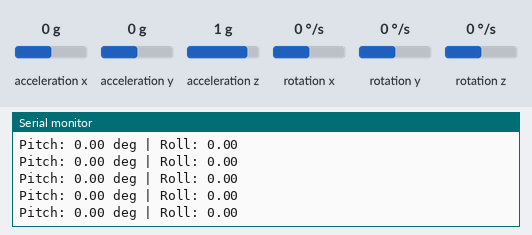
Recording of a sketch running on a simulated ESP32. Shown: the last lines printed to the serial monitor. The test bench sets the inputs (shaded band); at power-on: acceleration x 0 g, acceleration y 0 g, acceleration z 1 g, rotation x 0 °/s, rotation y 0 °/s, rotation z 0 °/s.

Above: at 2.2 s.
2.3 s: acceleration x set to -1.4 g
At 3.1 s:
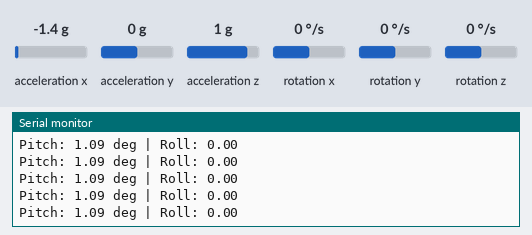
3.8 s: acceleration y set to -1.4 g
At 4.7 s:
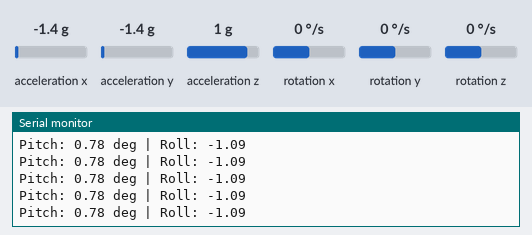
5.3 s: acceleration z set to -1.4 g
At 6.2 s:
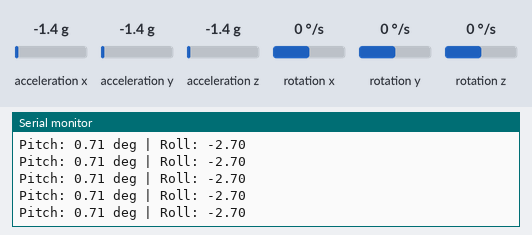
6.8 s: rotation x set to -192 °/s
At 7.8 s:
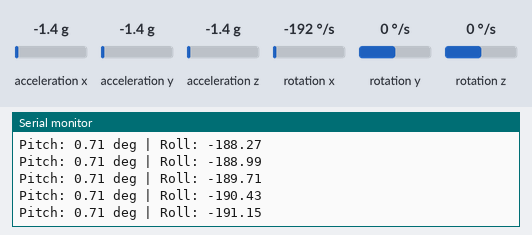
8.3 s: rotation y set to -192 °/s
At 8.8 s:
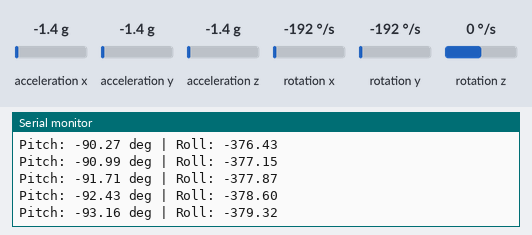
Timing chart, 0 to 10.5 s (numbered marks = the images above; inputs shaded):
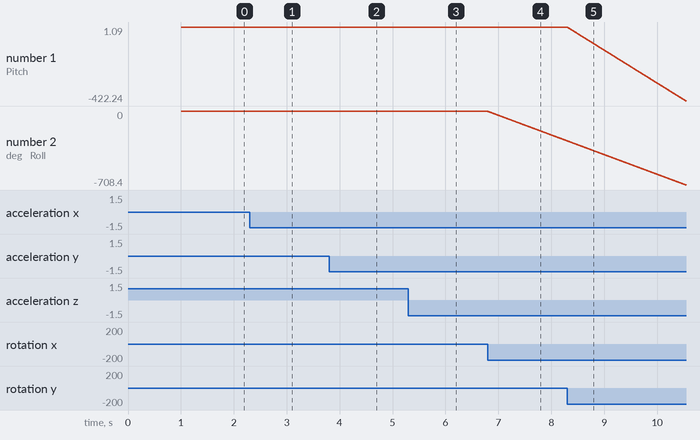

The sketch:

MPUrawTest.ino
```cpp
#include <Wire.h>        // I2C communication library
#include "MPU6050.h"    // MPU6050 driver (I2Cdevlib)

MPU6050 mpu;             // Create MPU6050 object

// ---------------- RAW SENSOR DATA ----------------
// These store raw values read directly from the MPU6050
int16_t ax, ay, az;      // Accelerometer raw data
int16_t gx, gy, gz;      // Gyroscope raw data

// ---------------- ANGLE VARIABLES ----------------
// Angles calculated only from accelerometer
float accPitch = 0.0;
float accRoll  = 0.0;

// Angles obtained by integrating gyroscope rates
float gyroPitch = 0.0;
float gyroRoll  = 0.0;

// Final filtered angles (these are what you will use for PID)
float pitch = 0.0;
float roll  = 0.0;

// ---------------- TIMING VARIABLES ----------------
// Used to maintain a fixed control loop timing
unsigned long prevTime = 0;

// Loop period = 2000 microseconds → 500 Hz update rate
const unsigned long loopTime = 2000;

void setup() {
  Serial.begin(115200);   // Start serial communication
  delay(1000);            // Short delay for stability

  // Initialize I2C on ESP32 using custom pins
  // SDA = GPIO 26, SCL = GPIO 27
  Wire.begin(26, 27);

  // Initialize MPU6050
  mpu.initialize();

  // Check if MPU6050 is responding
  if (!mpu.testConnection()) {
    Serial.println("MPU6050 connection FAILED ❌");
    while (1);            // Stop execution if sensor fails
  }

  Serial.println("MPU6050 connected ✅");

  // ------------------------------------------------
  // IMPORTANT: COMPLEMENTARY FILTER INITIALIZATION
  // ------------------------------------------------
  // The filter MUST start with a correct angle.
  // If this is skipped, the output will appear stuck.

  // Read sensor once
  mpu.getMotion6(&ax, &ay, &az, &gx, &gy, &gz);

  // Compute initial angles using accelerometer only
  accRoll  = atan2(ay, az) * 180.0 / PI;
  accPitch = atan2(-ax, sqrt(ay * ay + az * az)) * 180.0 / PI;

  // Initialize gyro angles with accel angles
  // This aligns gyro and accel references
  gyroRoll  = accRoll;
  gyroPitch = accPitch;

  Serial.println("Complementary filter initialized ✅");
}

void loop() {

  // Get current time in microseconds
  unsigned long now = micros();

  // Run the control loop only at fixed intervals
  if (now - prevTime >= loopTime) {

    // Compute loop time in seconds (dt)
    float dt = (now - prevTime) * 1e-6;
    prevTime = now;

    // ---------------- READ MPU DATA ----------------
    mpu.getMotion6(&ax, &ay, &az, &gx, &gy, &gz);

    // ---------------- ACCELEROMETER ANGLES ----------------
    // These give absolute angle reference using gravity
    accRoll  = atan2(ay, az) * 180.0 / PI;
    accPitch = atan2(-ax, sqrt(ay * ay + az * az)) * 180.0 / PI;

    // ---------------- GYROSCOPE INTEGRATION ----------------
    // MPU6050 sensitivity: 131 LSB per degree/second
    // Gyro gives angular velocity → integrate to get angle
    gyroRoll  += (gx / 131.0) * dt;
    gyroPitch += (gy / 131.0) * dt;

    // ---------------- COMPLEMENTARY FILTER ----------------
    // Gyro = fast response, but drifts
    // Accel = stable reference, but noisy
    // Weighted combination gives best result
    roll  = 0.98 * gyroRoll  + 0.02 * accRoll;
    pitch = 0.98 * gyroPitch + 0.02 * accPitch;

    // ---------------- OUTPUT ----------------
    Serial.print("Pitch: ");
    Serial.print(pitch);
    Serial.print(" deg | Roll: ");
    Serial.println(roll);
  }
}
```

Measured:
- after the input at 2.3 s, the serial monitor: prints a new line at once (image 1)
- after the input at 3.8 s, the serial monitor: prints a new line at once (image 2)
- after the input at 5.3 s, the serial monitor: prints a new line at once (image 3)
- after the input at 6.8 s, the serial monitor: prints a new line at once (image 4)
- plotted number 1: 0 → 1.09 after the input at 2.3 s, 1.09 → 0.78 after the input at 3.8 s, 0.78 → 0.71 after the input at 5.3 s
- plotted number 2: 0 → -1.09 after the input at 3.8 s, -1.09 → -2.7 after the input at 5.3 s, -2.7 → -285.45 after the input at 6.8 s
